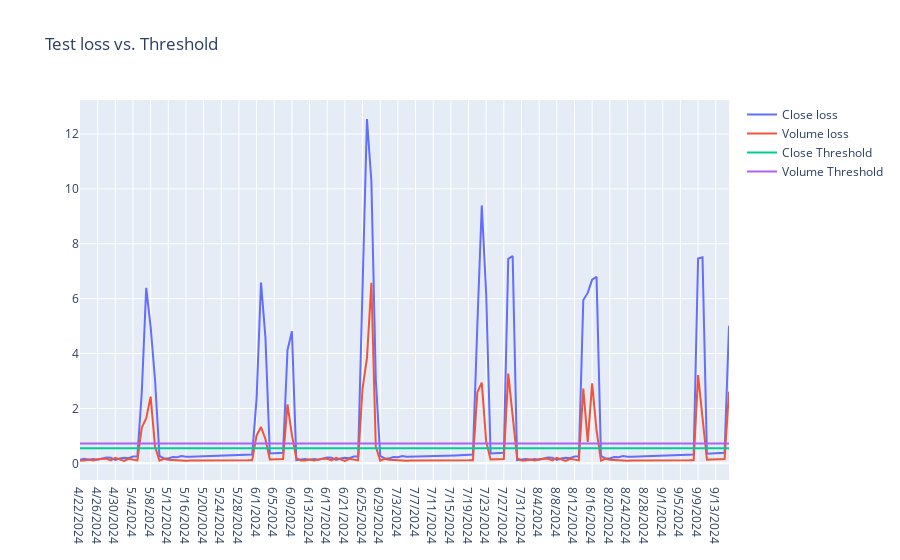

Source (notebook cell):
### Code cell
fig = go.Figure()
fig.add_trace(go.Scatter(x=anomaly_df['Date'], y=anomaly_df['Close_Loss'], name='Close loss'))
fig.add_trace(go.Scatter(x=anomaly_df['Date'], y=anomaly_df['Volume_Loss'], name='Volume loss'))
fig.add_trace(go.Scatter(x=anomaly_df['Date'], y=np.array([close_threshold]*len(anomaly_df)), name='Close Threshold'))
fig.add_trace(go.Scatter(x=anomaly_df['Date'], y=np.array([volume_threshold]*len(anomaly_df)), name='Volume Threshold'))
fig.update_layout(showlegend=True, title='Test loss vs. Threshold')
fig.show()

### Figure 1 — Plotly figure (JSON) as saved in the notebook; plotly's stock layout.template omitted (floating-point values rounded to 4 significant figures; data arrays with more than 128 entries replaced by an {"elided": "..."} marker saying what was removed)
{"data": [{"name": "Close loss", "type": "scatter", "x": {"elided": "148 str values"}, "y": {"elided": "148 float values"}}, {"name": "Volume loss", "type": "scatter", "x": {"elided": "148 str values"}, "y": {"elided": "148 float values"}}, {"name": "Close Threshold", "type": "scatter", "x": {"elided": "148 str values"}, "y": {"elided": "148 float values"}}, {"name": "Volume Threshold", "type": "scatter", "x": {"elided": "148 str values"}, "y": {"elided": "148 float values"}}], "layout": {"showlegend": true, "title": {"text": "Test loss vs. Threshold"}}}
